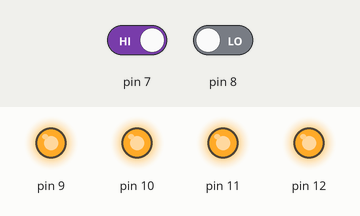
A sketch run on a simulated Arduino Uno, built with avr-gcc and run on an emulated ATmega328P. Shown: output pins drawn as LEDs (lit = HIGH). Inputs (shaded band) come from the test bench; at power-on: pin 7 HIGH, pin 8 LOW.

Above: at 1.2 s.
1.3 s: pin 7 driven LOW
At 2.1 s:
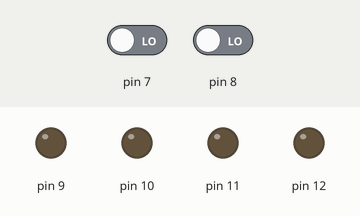
2.8 s: pin 7 driven HIGH
At 3.3 s:
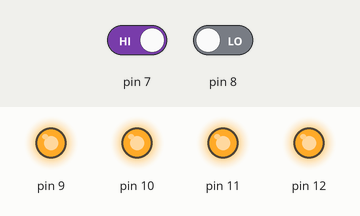
Timing chart, 0 to 5.8 s (numbered marks = the images above; inputs shaded):
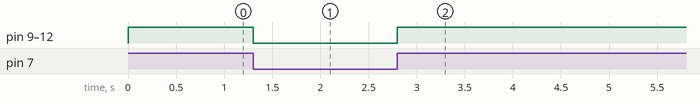

The sketch:

ch07_exam1_4.ino
```cpp
void setup() {
  Serial.begin(9600);
  pinMode(7, INPUT);
  pinMode(8, INPUT);
  for (int i=9; i<13; i++) {
    pinMode(i, OUTPUT);
  }
}

void loop() {
  if (digitalRead(7) == LOW) {
    for (int i=9; i<13; i++) {
      digitalWrite(i, 0);
    }
  } else if (digitalRead(8) == LOW) {
    for (int i=9; i<13; i++) {
      digitalWrite(i, 1);
    }
  }
}
```

Measured:
- after the input at 1.3 s, pin 9–12: HIGH → LOW at once
- after the input at 2.8 s, pin 9–12: LOW → HIGH at once
